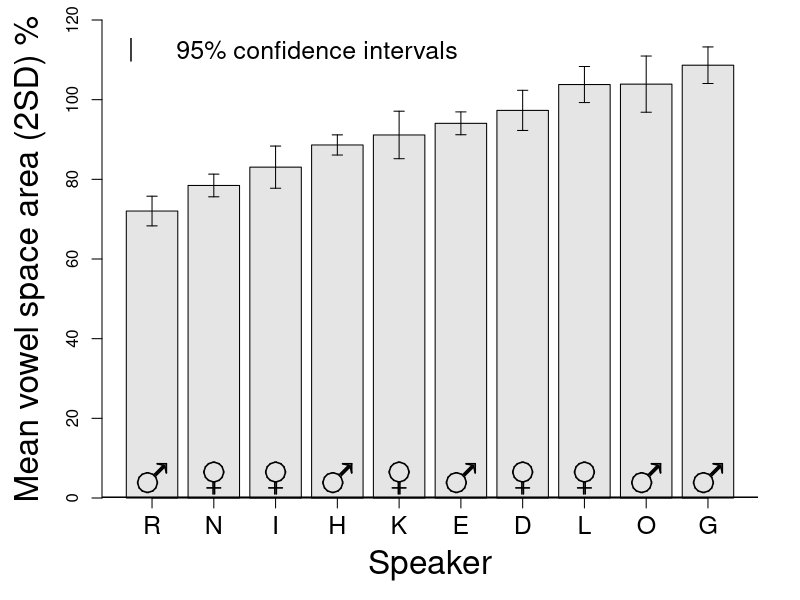

This chart was generated by the following R code:
# R
#
# Copyright: 2017-2018, R.J.J.H. van Son and the Netherlands Cancer Institute
# License: GNU GPL v2 or later
# email: r.v.son@nki.nl
#
library(ggplot2)
# A4 size in Inches
OutputWidth <-  11.692;
OutputHeight <- 7.5;
#
filename <- "CorpusConcatArea_hist.pdf"

se <- function(x) sqrt(var(x)/length(x))
ci <- function(x) {if(length(x)>3) {t <- t.test(x); (t$conf.int[[2]]- t$conf.int[[1]])/2} else 0 }

VowelTable <- read.table("IFA_concat_dataFM_Robust.tsv", header = TRUE, sep = "\t", na.strings = "-");
VowelTable$VowelDensity <- VowelTable$N/VowelTable$Duration
AverageVowels <- aggregate(cbind(Area1, Area2, N, i.dist, u.dist, a.dist, Duration, VowelDensity)~Speaker+Sex+Style+Session, data=VowelTable, mean);
SdevVowels <- aggregate(cbind(Area1, Area2, N, i.dist, u.dist, a.dist, Duration, VowelDensity)~Speaker+Sex+Style+Session, data=VowelTable, sd);

AverageSpeakerVowels <- aggregate(cbind(Area1, Area2, N, i.dist, u.dist, a.dist, Duration, VowelDensity)~Speaker, data=VowelTable, mean);
SdevSpeakerVowels <- aggregate(cbind(Area1, Area2, N, i.dist, u.dist, a.dist, Duration, VowelDensity)~Speaker, data=VowelTable, sd);
SerrSpeakerVowels <- aggregate(cbind(Area1, Area2, N, i.dist, u.dist, a.dist, Duration, VowelDensity)~Speaker, data=VowelTable, se);
CintSpeakerVowels <- aggregate(cbind(Area1, Area2, N, i.dist, u.dist, a.dist, Duration, VowelDensity)~Speaker, data=VowelTable, ci);
NSpeakerVowels <- aggregate(cbind(Area1, Area2, N, i.dist, u.dist, a.dist, Duration, VowelDensity)~Speaker, data=VowelTable, length);
AverageSpeakerVowels$Symbol = '\\VE'
AverageSpeakerVowels[AverageSpeakerVowels$Speaker %in% c("R", "K", "H", "D", "O"), ]$Symbol = '\\MA'

AverageAllVowels <- aggregate(cbind(Area1, Area2, N, i.dist, u.dist, a.dist, Duration, VowelDensity)~Style, data=VowelTable, mean);
SdAllVowels <- aggregate(cbind(Area1, Area2, N, i.dist, u.dist, a.dist, Duration, VowelDensity)~Style, data=VowelTable, sd);
SeAllVowels <- aggregate(cbind(Area1, Area2, N, i.dist, u.dist, a.dist, Duration, VowelDensity)~Style, data=VowelTable, se);
CiAllVowels <- aggregate(cbind(Area1, Area2, N, i.dist, u.dist, a.dist, Duration, VowelDensity)~Style, data=VowelTable, ci);


# Plot averages per speaker by style
VowelTable$Style <- factor(VowelTable$Style, levels=c("I", "R", "T", "S", "W", "Y"), ordered=T);
VowelTable$StyleNum <- factor(VowelTable$Style, levels=c("I", "R", "T", "S", "W", "Y"), ordered=T);

# Plot figure
pdf(filename, width=OutputWidth, height=OutputHeight, useDingbats=FALSE);

SpeakerList <- c("N","I","G","L","E","R","K","H", "D", "O")
colorlist <- c("darkgreen", "darkred", "darkblue", "deeppink4", "green", "blue", "red", "deeppink", "gold4", "darkolivegreen")
i <- 1

# Average
par(mai=c(1.02,1.02,0.2,0.42))
par(family="Helvetica")
x <- barplot(sort(AverageSpeakerVowels$Area2), ylim=c(0, 120), ylab="Mean vowel space area (2SD) %", xlab="Speaker", cex.lab=2, col="gray90")

segments(x, AverageSpeakerVowels[order(AverageSpeakerVowels$Area2),]$Area2-CintSpeakerVowels[order(AverageSpeakerVowels$Area2),]$Area2/2, x, AverageSpeakerVowels[order(AverageSpeakerVowels$Area2),]$Area2+CintSpeakerVowels[order(AverageSpeakerVowels$Area2),]$Area2/2)
segments(x-0.1, AverageSpeakerVowels[order(AverageSpeakerVowels$Area2),]$Area2+CintSpeakerVowels[order(AverageSpeakerVowels$Area2),]$Area2/2, x+0.1, AverageSpeakerVowels[order(AverageSpeakerVowels$Area2),]$Area2+CintSpeakerVowels[order(AverageSpeakerVowels$Area2),]$Area2/2)
segments(x-0.1, AverageSpeakerVowels[order(AverageSpeakerVowels$Area2),]$Area2-CintSpeakerVowels[order(AverageSpeakerVowels$Area2),]$Area2/2, x+0.1, AverageSpeakerVowels[order(AverageSpeakerVowels$Area2),]$Area2-CintSpeakerVowels[order(AverageSpeakerVowels$Area2),]$Area2/2)

text(x, 5, cex=3, col="black", labels=AverageSpeakerVowels$Symbol,vfont=c("sans serif","bold"))

axis(side=1, labels=as.character(AverageSpeakerVowels[order(AverageSpeakerVowels$Area2),"Speaker"]), at=x, cex.axis=1.5)
abline(h=0, lwd=3)
legend("topleft", c("95% confidence intervals"), pch=c(124), pt.bg="white", col=c("black"), bty="n", cex=1.5, pt.cex=1.5, lty=c(0), lwd=4)

dev.off(dev.cur())
